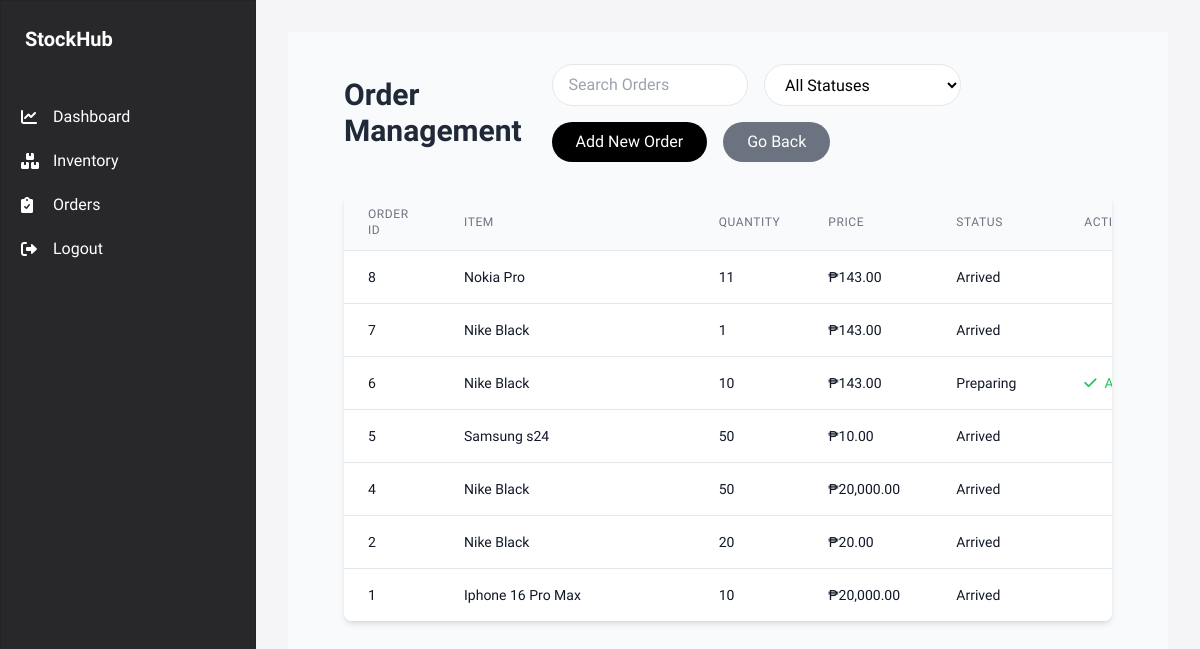
/inventory/orders/, run on the app's committed database.
### inventory/models.py (models this page shows, shortened)
class Order(models.Model):
    STATUS_CHOICES = [
        ('Preparing', 'Preparing'),
        ('Cancelled', 'Cancelled'),
        ('Arrived', 'Arrived')
    ]
    id = models.AutoField(primary_key=True)
    inventory_item = models.ForeignKey(InventoryItem, on_delete=models.PROTECT)
    quantity = models.IntegerField()
    price = models.DecimalField(max_digits=10, decimal_places=2)
    status = models.CharField(max_length=20, choices=STATUS_CHOICES, default='Preparing')
    created_at = models.DateTimeField(default=timezone.now)
    class Meta:
        ordering = ['-created_at']

class InventoryItem(models.Model):
    id = models.AutoField(primary_key=True)
    name = models.CharField(max_length=255)
    category = models.ForeignKey(Category, on_delete=models.PROTECT)
    quantity = models.IntegerField()
    price = models.DecimalField(max_digits=10, decimal_places=2)

### inventory/views.py (the view)
# urls.py: path('orders/', views.order_management, name='order_management'),
def order_management(request):
    orders = Order.objects.all().select_related('inventory_item')
    return render(request, 'order_management.html', {
        'orders': orders
    })

### inventory/templates/order_management.html (shortened to what this page needs)
{% extends 'inventory/dashboard.html' %}
{% load static %}
{% load humanize %}
{% block content %}
<link rel="stylesheet" href="{% static 'css/inventory_items.css' %}">
<link href="https://cdnjs.cloudflare.com/ajax/libs/font-awesome/6.0.0/css/all.min.css" rel="stylesheet">
<div class="flex flex-col min-h-screen bg-gray-50 w-full">
    <div class="flex-1 py-8 w-full px-4 md:px-6 lg:px-8">
        <div class="w-full px-6">
            <div class="mb-8">
                <div class="flex flex-col sm:flex-row justify-between items-start sm:items-center space-y-4 sm:space-y-0">
                    <h1 class="text-3xl font-bold text-gray-800">Order Management</h1>
                    <div class="flex flex-wrap gap-4">
                        <div class="flex space-x-4">
                            <input
                                type="text"
                                id="searchInput"
                                placeholder="Search Orders"
                                onkeyup="searchOrders()"
                                class="w-64 pl-4 pr-4 py-2 bg-white rounded-full border border-gray-200 focus:outline-none focus:ring-2 focus:ring-black/5"
                            >
                            <select
                                id="statusFilter"
                                onchange="filterOrders()"
                                class="w-48 bg-white rounded-full border border-gray-200 px-4 py-2"
                            >
                                <option value="">All Statuses</option>
                            </select>
                        </div>
                        <div class="flex space-x-4">
                            <button
                                onclick="openAddOrderModal()"
                                class="px-6 py-2 bg-black text-white rounded-full hover:bg-gray-800 transition-colors"
                            >
                                Add New Order
                            </button>
                            <button
                                onclick="history.back()"
                                class="px-6 py-2 bg-gray-500 text-white rounded-full hover:bg-gray-600 transition-colors"
                            >
                                Go Back
                            </button>
                        </div>
                    </div>
                </div>
            </div>
            <div class="bg-white shadow-md rounded-lg overflow-hidden w-full">
                <div class="overflow-x-auto w-full">
                    <table class="w-full divide-y divide-gray-200">
                        <thead class="bg-gray-50">
                            <tr>
                                <th scope="col" class="px-6 py-3 text-left text-xs font-medium text-gray-500 uppercase tracking-wider w-24">Order ID</th>
                                <th scope="col" class="px-6 py-3 text-left text-xs font-medium text-gray-500 uppercase tracking-wider">Item</th>
                                <th scope="col" class="px-6 py-3 text-left text-xs font-medium text-gray-500 uppercase tracking-wider w-24">Quantity</th>
                                <th scope="col" class="px-6 py-3 text-left text-xs font-medium text-gray-500 uppercase tracking-wider w-32">Price</th>
                                <th scope="col" class="px-6 py-3 text-left text-xs font-medium text-gray-500 uppercase tracking-wider w-32">Status</th>
                                <th scope="col" class="px-6 py-3 text-left text-xs font-medium text-gray-500 uppercase tracking-wider w-40">Actions</th>
                            </tr>
                        </thead>
                        <tbody id="orderTableBody" class="bg-white divide-y divide-gray-200">
                            {% for order in orders %}
                            <tr class="hover:bg-gray-50">
                                <td class="px-6 py-4 whitespace-nowrap text-sm text-gray-900">{{ order.id }}</td>
                                <td class="px-6 py-4 whitespace-nowrap text-sm text-gray-900">{{ order.inventory_item.name }}</td>
                                <td class="px-6 py-4 whitespace-nowrap text-sm text-gray-900">{{ order.quantity }}</td>
                                <td class="px-6 py-4 whitespace-nowrap text-sm text-gray-900">₱{{ order.price|floatformat:2|intcomma }}</td>
                                <td class="px-6 py-4 whitespace-nowrap text-sm text-gray-900">{{ order.status }}</td>
                                <td class="px-6 py-4 whitespace-nowrap text-sm font-medium">
                                    <div class="flex space-x-3">
                                        {% if order.status == 'Preparing' %}
                                            <button onclick="markOrderAsArrived('{{ order.id }}')" class="text-green-500 hover:text-green-700 flex items-center gap-2">
                                                <i class="fas fa-check"></i>
                                                <span>Arrived</span>
                                            </button>
                                        {% elif order.status == 'Cancelled' %}
                                            <button onclick="deleteOrder('{{ order.id }}')" class="text-red-500 hover:text-red-700 flex items-center gap-2">
                                                <i class="fas fa-trash-alt"></i>
                                                <span>Delete</span>
                                            </button>
                                        {% endif %}
                                    </div>
                                </td>
                            </tr>
                            {% empty %}
                            <tr>
                                <td colspan="6" class="px-6 py-4 text-center text-sm text-gray-500">No orders found.</td>
                            </tr>
                            {% endfor %}
                        </tbody>
                    </table>
                </div>
            </div>
        </div>
    </div>
</div>
{% endblock %}

### inventory/static/css/inventory_items.css (style rules this page uses)
body, html { margin: 0; padding: 0; height: 100%; width: 100%; overflow-x: hidden; }
.bg-white { width: 100%; overflow-x: auto; }
table { width: 100%; min-width: 900px; }

### inventory/templates/inventory/dashboard.html (style rules this page uses)
body { font-family: 'SF Pro Display', -apple-system, BlinkMacSystemFont, sans-serif; }

### data on the page
Order: id "8", inventory_item.name "Nokia Pro", quantity "11", price "143.00", status "Arrived"
Order: id "7", inventory_item.name "Nike Black", quantity "1", price "143.00", status "Arrived"
Order: id "6", inventory_item.name "Nike Black", quantity "10", price "143.00", status "Preparing"
Order: id "5", inventory_item.name "Samsung s24", quantity "50", price "10.00", status "Arrived"
Order: id "4", inventory_item.name "Nike Black", quantity "50", price "20,000.00", status "Arrived"
Order: id "2", inventory_item.name "Nike Black", quantity "20", price "20.00", status "Arrived"
Order: id "1", inventory_item.name "Iphone 16 Pro Max", quantity "10", price "20,000.00", status "Arrived"
